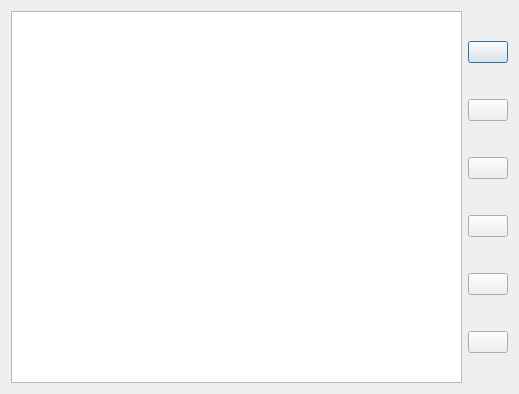
<?xml version="1.0" encoding="UTF-8"?>
<ui version="4.0">
 <class>Strategy</class>
 <widget class="QDialog" name="Strategy">
  <property name="geometry">
   <rect>
    <x>0</x>
    <y>0</y>
    <width>519</width>
    <height>394</height>
   </rect>
  </property>
  <property name="windowTitle">
   <string>Strategy</string>
  </property>
  <layout class="QGridLayout" name="gridLayout">
   <item row="0" column="1">
    <layout class="QVBoxLayout" name="verticalLayout">
     <item>
      <widget class="QPushButton" name="add">
       <property name="toolTip">
        <string>添加</string>
       </property>
       <property name="text">
        <string/>
       </property>
       <property name="icon">
        <iconset resource="qss.qrc">
         <normaloff>:/image/add.svg</normaloff>:/image/add.svg</iconset>
       </property>
      </widget>
     </item>
     <item>
      <widget class="QPushButton" name="del">
       <property name="toolTip">
        <string>删除</string>
       </property>
       <property name="text">
        <string/>
       </property>
       <property name="icon">
        <iconset resource="qss.qrc">
         <normaloff>:/image/minus.svg</normaloff>:/image/minus.svg</iconset>
       </property>
      </widget>
     </item>
     <item>
      <widget class="QPushButton" name="edit">
       <property name="toolTip">
        <string>编辑</string>
       </property>
       <property name="text">
        <string/>
       </property>
       <property name="icon">
        <iconset resource="qss.qrc">
         <normaloff>:/image/edit.svg</normaloff>:/image/edit.svg</iconset>
       </property>
      </widget>
     </item>
     <item>
      <widget class="QPushButton" name="start">
       <property name="toolTip">
        <string>启动</string>
       </property>
       <property name="text">
        <string/>
       </property>
       <property name="icon">
        <iconset resource="qss.qrc">
         <normaloff>:/image/play.svg</normaloff>:/image/play.svg</iconset>
       </property>
      </widget>
     </item>
     <item>
      <widget class="QPushButton" name="pause">
       <property name="toolTip">
        <string>暂停</string>
       </property>
       <property name="text">
        <string/>
       </property>
       <property name="icon">
        <iconset resource="qss.qrc">
         <normaloff>:/image/pause.svg</normaloff>:/image/pause.svg</iconset>
       </property>
      </widget>
     </item>
     <item>
      <widget class="QPushButton" name="backtesting">
       <property name="toolTip">
        <string>回测</string>
       </property>
       <property name="text">
        <string/>
       </property>
       <property name="icon">
        <iconset resource="qss.qrc">
         <normaloff>:/image/backtesting.svg</normaloff>:/image/backtesting.svg</iconset>
       </property>
      </widget>
     </item>
    </layout>
   </item>
   <item row="0" column="0">
    <widget class="QListView" name="listView"/>
   </item>
  </layout>
 </widget>
 <layoutdefault spacing="6" margin="11"/>
 <resources>
  <include location="qss.qrc"/>
 </resources>
 <connections/>
</ui>
